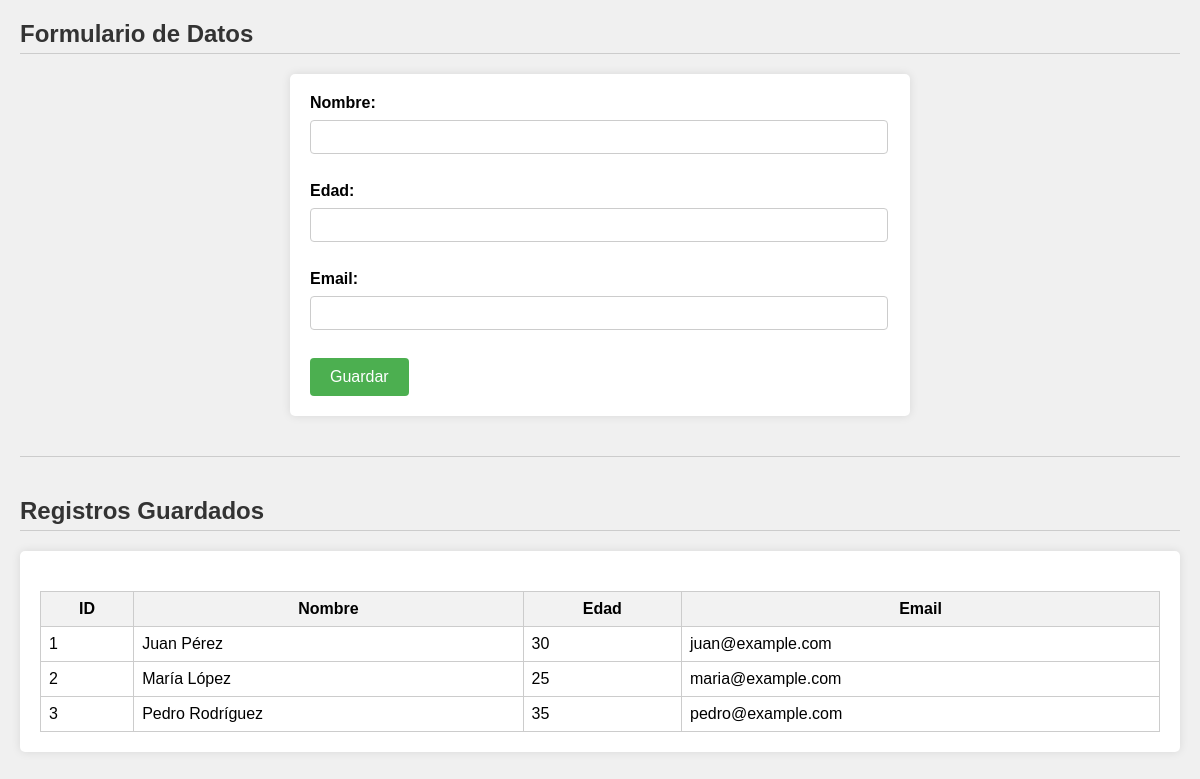
Screenshot of /formulario_usuario.php with the database file from the repository.
### tables this page shows
CREATE TABLE `usuarios` (
  `id` int(11) NOT NULL,
  `nombre` varchar(100) NOT NULL,
  `edad` int(11) NOT NULL,
  `email` varchar(100) NOT NULL
);

### formulario_usuario.php (the view, shortened to what this page needs)
<!DOCTYPE html>
<html lang="es">
<head>
</head>
<body>
    <h2>Formulario de Datos</h2>
    <form id="formulario">
        <label for="nombre">Nombre:</label>
        <input type="text" id="nombre" name="nombre" required><br><br>
        <label for="edad">Edad:</label>
        <input type="number" id="edad" name="edad" required><br><br>
        <label for="email">Email:</label>
        <input type="email" id="email" name="email" required><br><br>
        <input type="submit" value="Guardar">
    </form>
    <hr>
    <h2>Registros Guardados</h2>
    <div id="tablaDatos">
        <?php
        $servername = "localhost";
        $username = "root";
        $password = "";
        $database = "crud_ejemplo";
        $conn = new mysqli($servername, $username, $password, $database);
        $sql = "SELECT id, nombre, edad, email FROM usuarios";
        $result = $conn->query($sql);
        if ($result->num_rows > 0) {
            echo "<table border='1'>";
            echo "<tr><th>ID</th><th>Nombre</th><th>Edad</th><th>Email</th></tr>";
            while($row = $result->fetch_assoc()) {
                echo "<tr>";
                echo "<td>".$row["id"]."</td>";
                echo "<td>".$row["nombre"]."</td>";
                echo "<td>".$row["edad"]."</td>";
                echo "<td>".$row["email"]."</td>";
                echo "</tr>";
            }
            echo "</table>";
        } else {
            echo "No se encontraron registros";
        }
        ?>
    </div>
</body>
</html>

### formulario_usuario.php (style rules this page uses)
body { font-family: Arial, sans-serif; background-color: #f0f0f0; margin: 20px; }
h2 { color: #333; border-bottom: 1px solid #ccc; padding-bottom: 5px; }
form { background-color: #fff; padding: 20px; border-radius: 5px; box-shadow: 0 0 10px rgba(0,0,0,0.1); width: 50%; margin: 0 auto; }
label { display: block; margin-bottom: 8px; font-weight: bold; }
input[type="text"], input[type="number"], input[type="email"] { width: calc(100% - 20px); padding: 8px; margin-bottom: 10px; border: 1px solid #ccc; border-radius: 4px; font-size: 14px; }
input[type="submit"] { background-color: #4CAF50; color: white; padding: 10px 20px; border: none; border-radius: 4px; cursor: pointer; font-size: 16px; }
#tablaDatos { margin-top: 20px; background-color: #fff; padding: 20px; border-radius: 5px; box-shadow: 0 0 10px rgba(0,0,0,0.1); }
table { width: 100%; border-collapse: collapse; margin-top: 20px; }
table, th, td { border: 1px solid #ccc; padding: 8px; }
th { background-color: #f2f2f2; font-weight: bold; }
hr { margin-top: 40px; margin-bottom: 40px; border: 0; border-top: 1px solid #ccc; }

### rows the page displays
usuarios: id "1", nombre "Juan Pérez", edad "30", email "juan@example.com"
usuarios: id "2", nombre "María López", edad "25", email "maria@example.com"
usuarios: id "3", nombre "Pedro Rodríguez", edad "35", email "pedro@example.com"
